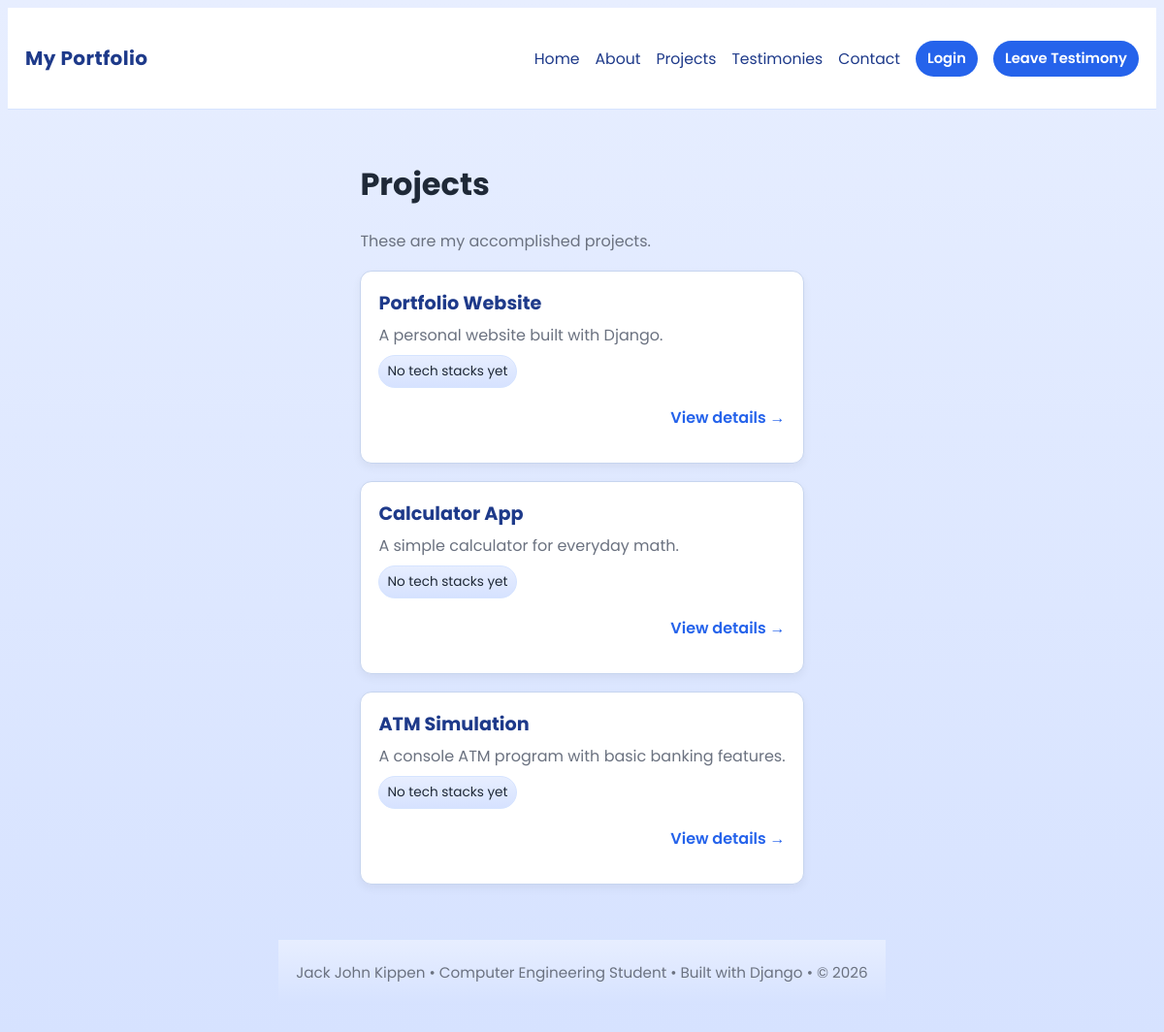
The page /projects/ on the database as committed earlier.
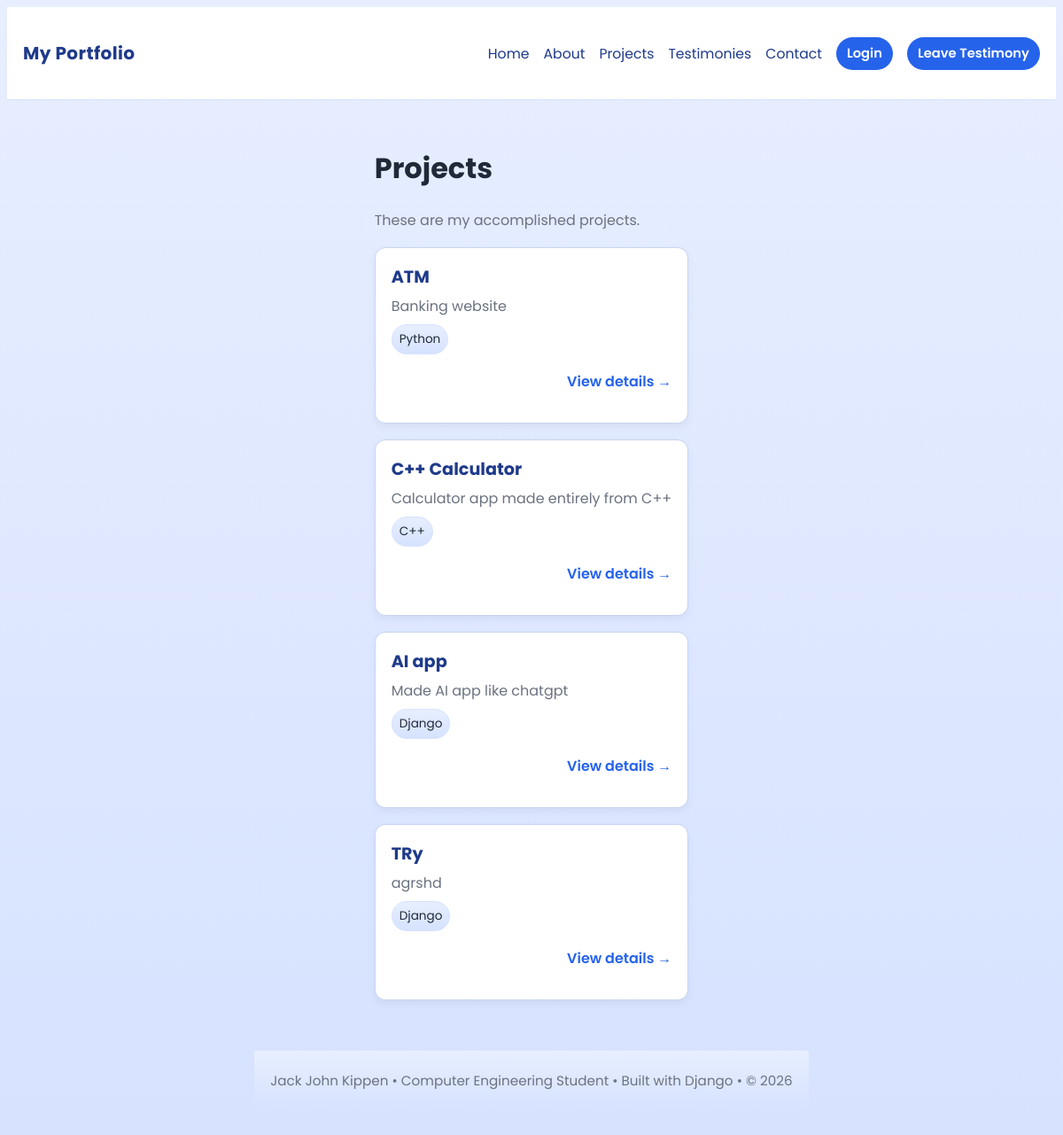
The same page on the database as committed later.
### quiz1/models.py (models this page shows, shortened)
class Project(models.Model):
    project_name = models.CharField(max_length=200)
    description = models.TextField()
    tech_stacks = models.ManyToManyField(TechStack, related_name='projects', blank=True)
    link = models.URLField()

class TechStack(models.Model):
    name = models.CharField(max_length=100, unique=True)
    created_at = models.DateTimeField(auto_now_add=True)
    class Meta:
        ordering = ['name']

### quiz1/views.py (the view)
# urls.py: path('projects/', views.projects, name='projects'),
def projects(request):
    projects = Project.objects.prefetch_related('tech_stacks').all()
    projects_with_techs = []
    for project in projects:
        projects_with_techs.append({
            'project': project,
            'techs': [tech.name for tech in project.tech_stacks.all()],
        })
    return render(request, 'projects.html', {'projects': projects_with_techs})

### templates/projects.html (shortened to what this page needs)
{% extends 'base.html' %}
{% block content %}
<h1>Projects</h1>
<p class="muted">These are my accomplished projects.</p>
<div class="grid" style="margin-top:18px">
  {% for item in projects %}
    <div class="card" style="padding:18px;min-height:140px;text-align:left;">
      <div class="card-content">
        <h3 class="card-title">{{ item.project.project_name }}</h3>
        <p style="color:var(--text-secondary);margin:6px 0 8px;">{{ item.project.description|truncatechars:140 }}</p>
        <div style="display:flex;gap:8px;flex-wrap:wrap;">
          {% for tech in item.techs %}
            <span style="background:var(--bg);border:1px solid var(--borders);padding:6px 8px;border-radius:999px;font-size:0.85rem;color:var(--text-main);">{{ tech }}</span>
          {% empty %}
            <span style="background:var(--bg);border:1px solid var(--borders);padding:6px 8px;border-radius:999px;font-size:0.85rem;color:var(--text-main);">No tech stacks yet</span>
          {% endfor %}
        </div>
        <p style="margin-top:10px;text-align:right;"><a class="link-btn" href="{% url 'project_detail' item.project.pk %}">View details →</a></p>
      </div>
    </div>
  {% endfor %}
</div>
{% endblock %}

Rows that differ between the two databases and show on the page:
changed Project: project.project_name "Portfolio Website" → "ATM"; project.description "A personal website built with Django." → "Banking website"; no longer shows "No tech stacks yet"
added TechStack: techs "Python"
changed Project: project.project_name "Calculator App" → "C++ Calculator"; project.description "A simple calculator for everyday math." → "Calculator app made entirely from C++"; no longer shows "No tech stacks yet"
added TechStack: techs "C++"
changed Project: project.project_name "ATM Simulation" → "AI app"; project.description "A console ATM program with basic banking features." → "Made AI app like chatgpt"; no longer shows "No tech stacks yet"
added TechStack: techs "Django" "Django"
added Project: project.project_name "TRy", project.description "agrshd"
